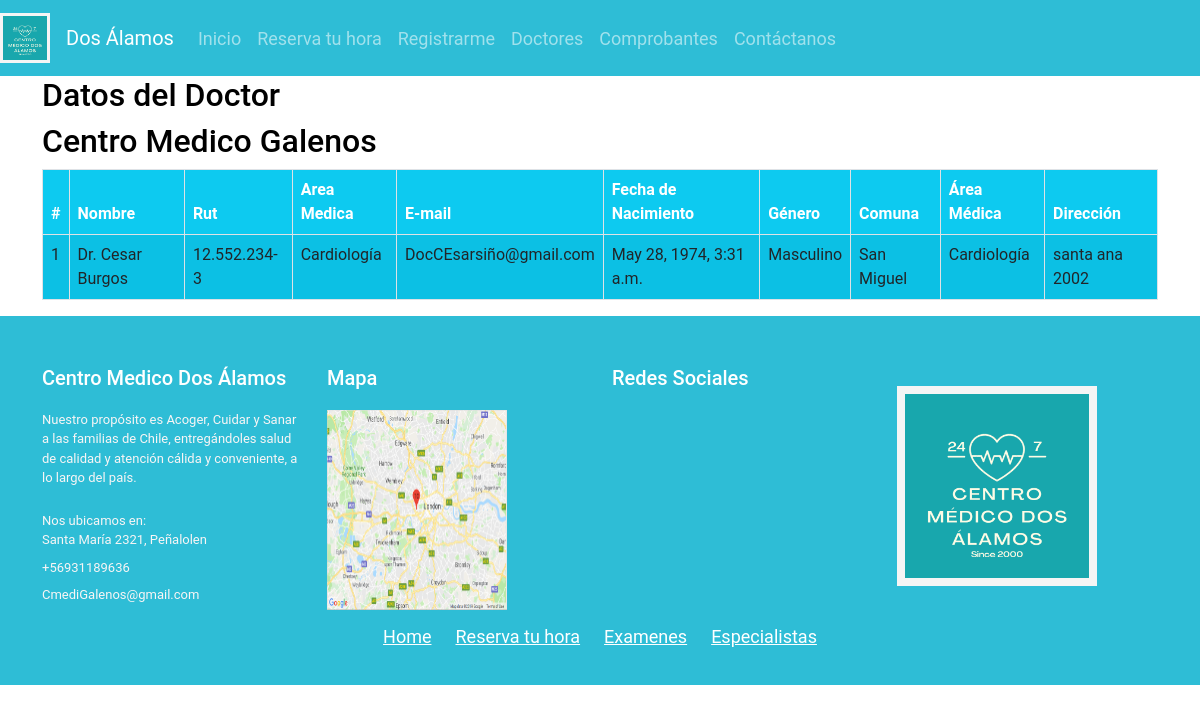
Screenshot of /infoDoc/1/ with the database file from the repository.
### core/models.py (models this page shows, shortened)
class doctor(models.Model):
    nomDoc = models.CharField( max_length=50)
    aPatDoc = models.CharField( max_length=50)
    rutDoc = models.CharField( max_length=50)
    emailDoc = models.CharField( max_length=50)
    bornDateDoc = models.DateTimeField(auto_now_add=False,auto_now=False,null=True,blank=True);
    fkGender = models.ForeignKey(gender, on_delete=models.CASCADE, blank=True)
    fkComuna = models.ForeignKey(comuna, on_delete=models.CASCADE)
    fkAMedica = models.ForeignKey(areaMedica, on_delete=models.CASCADE)
    adressDoc = models.CharField(max_length=70)

class areaMedica(models.Model):
    nomAMedica = models.CharField( max_length=50)
    def __str__(self):
        return self.nomAMedica

class gender(models.Model):
    nomGender = models.CharField( max_length = 10)
    def __str__(self):
        return self.nomGender

class comuna(models.Model):
    fkRegion = models.ForeignKey(region, on_delete=models.CASCADE)
    nomComuna = models.CharField(max_length=50)
    def __str__(self):
        return self.nomComuna

### core/views.py (the view)
# urls.py: path("infoDoc/<idDoc>/", views.infoDoc, name="infoDoc"),
def infoDoc(request, idDoc): #DATOS DE DOCTORES
    infodoc = doctor.objects.filter(id=idDoc)
    data = {
        'info' : infodoc,
    }
    return render(request, 'web/infoDoc.html', data)

### core/templates/web/infoDoc.html
{% extends 'web/base.html' %}
{% load static %}
{% block contenido %}
    {% block css %}
        <link rel="stylesheet" href="{% static 'app/css/index.css' %}">
        <link rel="stylesheet" href="{% static 'app/css/register.css' %}">
    {% endblock css %}
    <div class="container-xl">
        <div class="table-responsive">
            <div class="table-wrapper">
                <div class="table-title">
                    <div class="row">
                        <div class="col-sm-8"><h2>Datos del Doctor</h2><h2>Centro Medico Galenos</h2></div>
                    </div>
                </div>
                <table class="table table-striped table-hover table-bordered bg-info" >
                    <thead>
                        <tr>
                            <th>#</th>
                            <th>Nombre</th>
                            <th>Rut</th>
                            <th>Area Medica</th>
                            <th>E-mail</th>
                            <th>Fecha de Nacimiento</th>
                            <th>Género</th>
                            <th>Comuna</th>
                            <th>Área Médica</th>
                            <th>Dirección</th>
                        </tr>
                    </thead>
                    <tbody>
                        {% for p in info %}
                            <tr>
                                <td>{{p.id | title}}</td>
                                <td>{{p.nomDoc | title}} {{p.aPatDoc | title}}</td>
                                <td>{{p.rutDoc | title}}</td>
                                <td>{{p.fkAMedica | title}}</td>
                                <td>{{p.emailDoc}}</td>
                                <td>{{p.bornDateDoc}}</td>
                                <td>{{p.fkGender}}</td>
                                <td>{{p.fkComuna}}</td>
                                <td>{{p.fkAMedica}}</td>
                                <td>{{p.adressDoc}}</td>
                            </tr>
                        {% endfor %}
                    </tbody>
                </table>
            </div>
        </div>
    </div>
{% endblock contenido %}

### core/static/app/css/index.css (style rules this page uses)
body { color: aliceblue; background-color: #ffffff; background-repeat: no-repeat; background-size: 300px; background-position: center; }
h2 { color: black; }
.table { background-color: aliceblue; color: rgb(255, 255, 255); align-content: center; }

### core/static/app/css/register.css (style rules this page uses)
body { color: #fff; background: #ffffff; font-family: 'Roboto', sans-serif; }

### rows the page displays
doctor: id "1", nomDoc "Dr. Cesar", aPatDoc "Burgos", rutDoc "12.552.234-3", fkAMedica "Cardiología", emailDoc "DocCEsarsiño@gmail.com", bornDateDoc "May 28, 1974, 3:31 a.m.", fkGender "Masculino", fkComuna "San Miguel", adressDoc "santa ana 2002"
